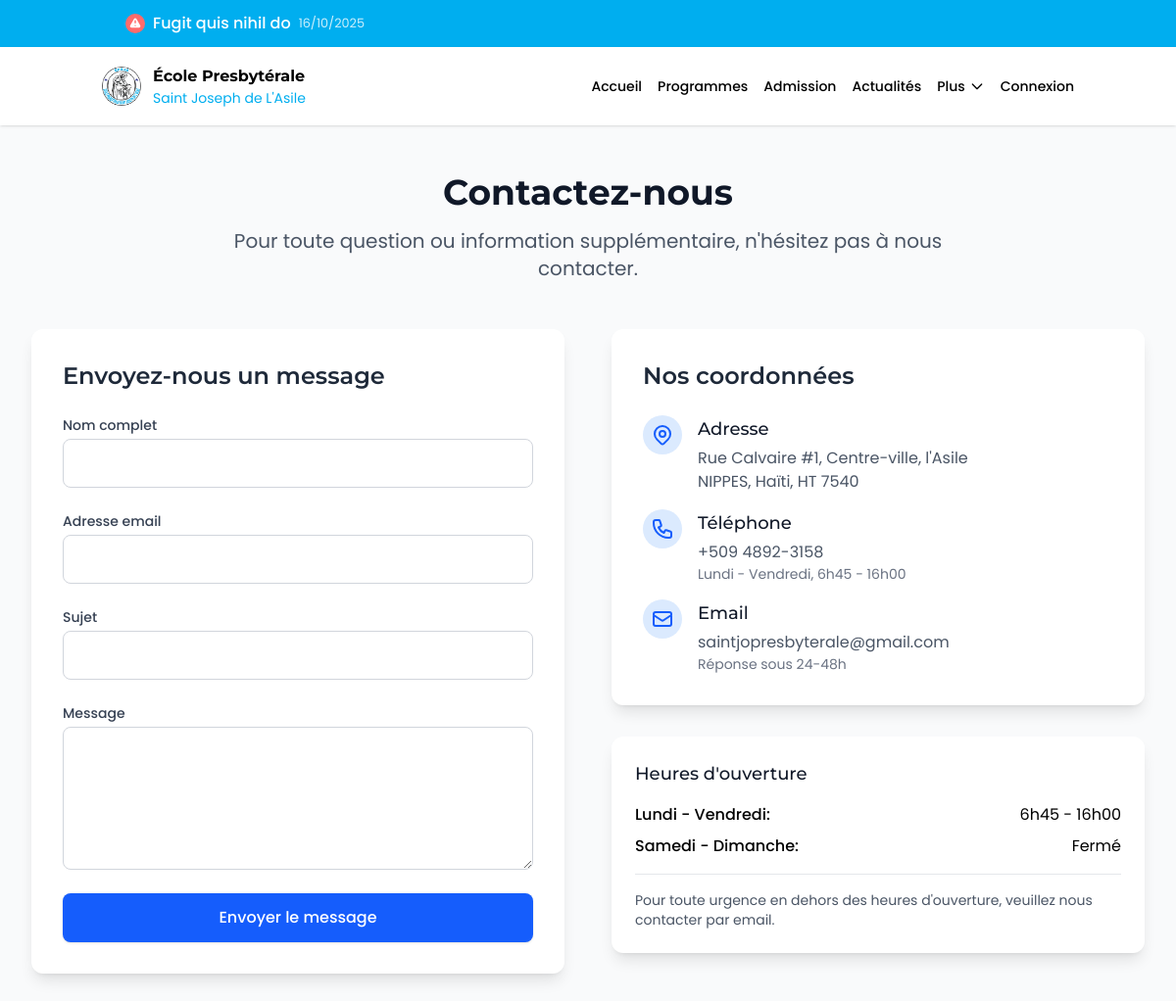
The app's page /contact with its own data.
### models.py (models this page shows, shortened)
class Annonce(db.Model):
    __tablename__ = 'annonces'
    id = db.Column(db.Integer, primary_key=True)
    titre = db.Column(db.String(100), nullable=False)
    contenu = db.Column(db.Text, nullable=False)
    date_creation = db.Column(db.DateTime, default=datetime.now)
    date_expiration = db.Column(db.Date)
    public = db.Column(db.Boolean, default=True)
    important = db.Column(db.Boolean, default=False)

### app.py (the view, shortened to what this page needs)
@app.route('/contact', methods=['GET', 'POST'])
def contact():
    return render_template('website/contact.html')

### templates/website/contact.html (shortened to what this page needs)
{% extends "base.html" %}
{% block content %}
<div class="min-h-screen bg-gray-50 py-12 px-4 sm:px-6 lg:px-8">
    <div class="max-w-7xl mx-auto">
        <div class="text-center mb-12" data-aos="fade-up">
            <h1 class="text-4xl font-bold text-gray-900 mb-4">Contactez-nous</h1>
            <p class="text-xl text-gray-600 max-w-3xl mx-auto">
                Pour toute question ou information supplémentaire, n'hésitez pas à nous contacter.
            </p>
        </div>
        <div class="grid grid-cols-1 lg:grid-cols-2 gap-12 items-start">
            <div class="bg-white p-8 rounded-xl shadow-lg" data-aos="fade-right">
                <h2 class="text-2xl font-semibold text-gray-800 mb-6">Envoyez-nous un message</h2>
                <form class="space-y-6" action="{{ url_for('contact') }}" method="POST">
                    <div>
                        <label for="name" class="block text-sm font-medium text-gray-700">Nom complet</label>
                        <input type="text" id="name" name="name" required
                               class="mt-1 block w-full px-4 py-3 border border-gray-300 rounded-lg focus:ring-2 focus:ring-blue-500 focus:border-blue-500">
                    </div>
                    <div>
                        <label for="email" class="block text-sm font-medium text-gray-700">Adresse email</label>
                        <input type="email" id="email" name="email" required
                               class="mt-1 block w-full px-4 py-3 border border-gray-300 rounded-lg focus:ring-2 focus:ring-blue-500 focus:border-blue-500">
                    </div>
                    <div>
                        <label for="subject" class="block text-sm font-medium text-gray-700">Sujet</label>
                        <input type="text" id="subject" name="subject" required
                               class="mt-1 block w-full px-4 py-3 border border-gray-300 rounded-lg focus:ring-2 focus:ring-blue-500 focus:border-blue-500">
                    </div>
                    <div>
                        <label for="message" class="block text-sm font-medium text-gray-700">Message</label>
                        <textarea id="message" name="message" rows="5" required
                                  class="mt-1 block w-full px-4 py-3 border border-gray-300 rounded-lg focus:ring-2 focus:ring-blue-500 focus:border-blue-500"></textarea>
                    </div>
                    <div>
                        <button type="submit"
                                class="w-full flex justify-center py-3 px-6 border border-transparent rounded-lg shadow-sm text-white bg-blue-600 hover:bg-blue-700 focus:outline-none focus:ring-2 focus:ring-offset-2 focus:ring-blue-500 font-medium">
                            Envoyer le message
                        </button>
                    </div>
                </form>
            </div>
            <div class="space-y-8" data-aos="fade-left">
                <div class="bg-white p-8 rounded-xl shadow-lg">
                    <h2 class="text-2xl font-semibold text-gray-800 mb-6">Nos coordonnées</h2>
                    <div class="space-y-4">
                        <div class="flex items-start">
                            <div class="flex-shrink-0 h-10 w-10 rounded-full bg-blue-100 flex items-center justify-center">
                            </div>
                            <div class="ml-4">
                                <h3 class="text-lg font-medium text-gray-900">Adresse</h3>
                                <p class="mt-1 text-gray-600">Rue Calvaire #1, Centre-ville, l'Asile<br>NIPPES, Haïti, HT 7540</p>
                            </div>
                        </div>
                        <div class="flex items-start">
                            <div class="flex-shrink-0 h-10 w-10 rounded-full bg-blue-100 flex items-center justify-center">
                            </div>
                            <div class="ml-4">
                                <h3 class="text-lg font-medium text-gray-900">Téléphone</h3>
                                <p class="mt-1 text-gray-600">+509 4892-3158</p>
                                <p class="text-sm text-gray-500">Lundi - Vendredi, 6h45 - 16h00</p>
                            </div>
                        </div>
                        <div class="flex items-start">
                            <div class="flex-shrink-0 h-10 w-10 rounded-full bg-blue-100 flex items-center justify-center">
                                <svg xmlns="http://www.w3.org/2000/svg" class="h-6 w-6 text-blue-600" fill="none" viewBox="0 0 24 24" stroke="currentColor">
                                    <path stroke-linecap="round" stroke-linejoin="round" stroke-width="2" d="M3 8l7.89 5.26a2 2 0 002.22 0L21 8M5 19h14a2 2 0 002-2V7a2 2 0 00-2-2H5a2 2 0 00-2 2v10a2 2 0 002 2z" />
                                </svg>
                            </div>
                            <div class="ml-4">
                                <h3 class="text-lg font-medium text-gray-900">Email</h3>
                                <p class="mt-1 text-gray-600">saintjopresbyterale@gmail.com</p>
                                <p class="text-sm text-gray-500">Réponse sous 24-48h</p>
                            </div>
                        </div>
                    </div>
                </div>
                <div class="bg-white p-6 rounded-xl shadow-lg">
                    <h3 class="text-lg font-medium text-gray-900 mb-4">Heures d'ouverture</h3>
                    <div class="space-y-2">
                        <div class="flex justify-between">
                            <span class="font-medium">Lundi - Vendredi:</span>
                            <span>6h45 - 16h00</span>
                        </div>
                        <div class="flex justify-between">
                            <span class="font-medium">Samedi - Dimanche:</span>
                            <span>Fermé</span>
                        </div>
                        <div class="mt-4 pt-4 border-t border-gray-200">
                            <p class="text-sm text-gray-600">Pour toute urgence en dehors des heures d'ouverture, veuillez nous contacter par email.</p>
                        </div>
                    </div>
                </div>
            </div>
        </div>
    </div>
</div>
{% endblock %}

### templates/base.html (shortened to what this page needs)
<html lang="en">
   <head>
      <script src="https://cdn.jsdelivr.net/npm/@tailwindcss/browser@4"></script>
      <link href="https://unpkg.com/aos@2.3.1/dist/aos.css" rel="stylesheet">
   </head>
   <body>
      <div id="root" class="overflow-y-hidden">
         {% if annonces and annonces|length > 0 %}
         <div class="ticker-wrap w-full">
            <div class="ticker container mx-auto">
               <div class="ticker-track" id="ticker-track">
                  {% for annonce in annonces %}
                  <div class="ticker-item">
                     <a href="{{ url_for('communication.details_annonce', annonce_id=annonce.id) }}" class="ticker-link">
                        {% if annonce.important is defined and annonce.important %}
                        <span class="ticker-icon important">
                        </span>
                        {% else %}
                        <span class="ticker-icon">
                           <svg xmlns="http://www.w3.org/2000/svg" viewBox="0 0 20 20" fill="currentColor">
                              <path fill-rule="evenodd" d="M18 3a1 1 0 00-1.447-.894L8.763 6H5a3 3 0 000 6h.28l1.771 5.316A1 1 0 008 18h1a1 1 0 001-1v-4.382l6.553 3.276A1 1 0 0018 15V3z" clip-rule="evenodd" />
                           </svg>
                        </span>
                        {% endif %}
                        <span class="ticker-title">{{ annonce.titre }}</span>
                        <span class="ticker-date">{{ annonce.date_creation.strftime('%d/%m/%Y') }}</span>
                     </a>
                  </div>
                  {% endfor %}
               </div>
            </div>
         </div>
         {% endif %}
         <header class="sticky top-0 z-50 w-full bg-white/90 backdrop-blur-md shadow-sm zindex-1000">
            <div class="container mx-auto px-4">
               <div class="flex h-20 items-center justify-between">
                     <div class="flex items-center flex-shrink-0">
                        <a href="#" class="flex items-center">
                           <img src="/static/assets/logo.jpg" alt="École Presbytérale Saint Joseph de L'Asile" class="h-10 w-10 rounded-full flex-shrink-0">
                           <div class="ml-3">
                              <h1 class="text-sm font-bold text-black md:text-base whitespace-nowrap">École Presbytérale</h1>
                              <p class="text-xs text-[#00AEEF] md:text-sm whitespace-nowrap">Saint Joseph de L'Asile</p>
                           </div>
                        </a>
                     </div>
                     <nav class="hidden lg:flex lg:items-center lg:space-x-4">
                       <a href="{{ url_for('accueil') }}" class="text-sm font-medium text-black hover:text-[#00AEEF]">Accueil</a>
                       <a href="{{ url_for('programmes') }}" class="text-sm font-medium text-black hover:text-[#00AEEF]">Programmes</a>
                       <a href="{{ url_for('admission') }}" class="text-sm font-medium text-black hover:text-[#00AEEF]">Admission</a>
                       <a href="{{ url_for('evenements') }}" class="text-sm font-medium text-black hover:text-[#00AEEF]">Actualités</a>
                       <div class="relative" x-data="{ open: false }">
                           <button @click="open = !open" @click.away="open = false" class="flex items-center text-sm font-medium text-black hover:text-[#00AEEF] focus:outline-none focus:text-[#00AEEF]">
                               Plus
                               <svg xmlns="http://www.w3.org/2000/svg" class="h-4 w-4 ml-1 transition-transform duration-200" :class="{ 'rotate-180': open }" fill="none" viewBox="0 0 24 24" stroke="currentColor">
                                   <path stroke-linecap="round" stroke-linejoin="round" stroke-width="2" d="M19 9l-7 7-7-7" />
                               </svg>
                           </button>
                       </div>
                       {% if session.get('user_id') %}
                           <div class="relative" x-data="{ open: false }">
                               <button @click="open = !open" @click.away="open = false" class="flex items-center text-sm font-medium text-black hover:text-[#00AEEF] focus:outline-none focus:text-[#00AEEF]">
                                   {{ session.get('user_name', 'Utilisateur') }}
                                   <svg xmlns="http://www.w3.org/2000/svg" class="h-4 w-4 ml-1 transition-transform duration-200" :class="{ 'rotate-180': open }" fill="none" viewBox="0 0 24 24" stroke="currentColor">
                                       <path stroke-linecap="round" stroke-linejoin="round" stroke-width="2" d="M19 9l-7 7-7-7" />
                                   </svg>
                               </button>
                               <div x-show="open" x-transition:enter="transition ease-out duration-100" x-transition:enter-start="opacity-0 transform scale-95" x-transition:enter-end="opacity-100 transform scale-100" x-transition:leave="transition ease-in duration-75" x-transition:leave-start="opacity-100 transform scale-100" x-transition:leave-end="opacity-0 transform scale-95" class="absolute right-0 mt-2 w-48 bg-white rounded-md shadow-lg py-1 z-50">
                                   {% if session.get('user_role') in ['admin', 'directeur'] %}
                                       <a href="{{ url_for('admin.dashboard') }}" class="block px-4 py-2 text-sm text-gray-700 hover:bg-gray-100">Dashboard Admin</a>
                                   {% endif %}
                                   <div class="border-t border-gray-100 my-1"></div>
                                   <a href="{{ url_for('auth.logout') }}" class="block px-4 py-2 text-sm text-gray-700 hover:bg-gray-100">Déconnexion</a>
                               </div>
                           </div>
                       {% else %}
                           <a href="{{ url_for('auth.login') }}" class="text-sm font-medium text-black hover:text-[#00AEEF]">Connexion</a>
                       {% endif %}
                       </nav>
                  </div>
               </div>
            </header>
            {% block content %}
            {% endblock %}
      </div>
   </body>
</html>

### templates/base.html (style rules this page uses)
body { font-family: 'Poppins', sans-serif; }
h1, h2, h3, h4, h5, h6 { font-family: 'Montserrat', sans-serif; }
.ticker-wrap { position: relative; background: #00AEEF; color: white; padding: 8px 0; overflow: hidden; margin: 0; z-index: 40; }
.ticker { position: relative; width: 100%; overflow: hidden; padding: 0 8px; }
.ticker-track { display: flex; position: relative; white-space: nowrap; }
.ticker-item { flex-shrink: 0; padding: 0 20px; }
.ticker-link { display: inline-flex; align-items: center; padding: 4px 12px; border-radius: 4px; color: white; text-decoration: none; transition: all 0.2s ease; }
.ticker-icon { display: inline-flex; align-items: center; justify-content: center; width: 20px; height: 20px; margin-right: 8px; background: rgba(255, 255, 255, 0.2); border-radius: 50%; }
.ticker-icon svg { width: 14px; height: 14px; color: white; }
.ticker-icon.important { background: #ff6b6b; }
.ticker-icon.important svg { color: white; }
.ticker-title { font-weight: 500; margin-right: 8px; }
.ticker-date { font-size: 0.8rem; opacity: 0.8; }

### records on screen
Annonce: important True (drawn), titre "Fugit quis nihil do", date_creation "16/10/2025"
